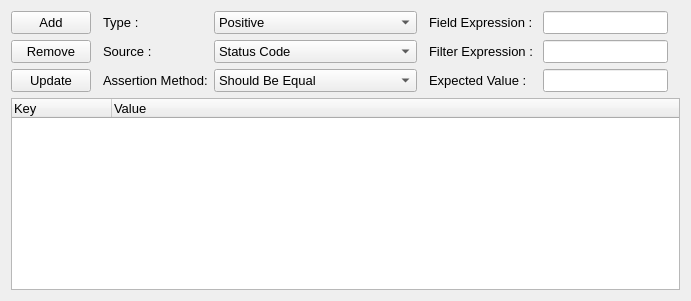
                <widget class="QWidget" name="tab_6">
                 <attribute name="title">
                  <string>Assertion</string>
                 </attribute>
                 <layout class="QHBoxLayout" name="horizontalLayout_4">
                  <item>
                   <layout class="QGridLayout" name="gridLayout_17">
                    <item row="3" column="0" colspan="9">
                     <widget class="QTreeWidget" name="table_assertion_rule">
                      <property name="font">
                       <font>
                        <family>Segoe UI</family>
                        <pointsize>10</pointsize>
                       </font>
                      </property>
                      <column>
                       <property name="text">
                        <string>Key</string>
                       </property>
                      </column>
                      <column>
                       <property name="text">
                        <string>Value</string>
                       </property>
                      </column>
                     </widget>
                    </item>
                    <item row="1" column="6">
                     <widget class="QLineEdit" name="textbox_assertion_rule_expression">
                      <property name="font">
                       <font>
                        <family>Segoe UI</family>
                        <pointsize>10</pointsize>
                       </font>
                      </property>
                     </widget>
                    </item>
                    <item row="2" column="3">
                     <widget class="QComboBox" name="comboBox_assertion_method">
                      <property name="maximumSize">
                       <size>
                        <width>16777215</width>
                        <height>16777215</height>
                       </size>
                      </property>
                      <property name="font">
                       <font>
                        <family>Segoe UI</family>
                        <pointsize>10</pointsize>
                       </font>
                      </property>
                      <item>
                       <property name="text">
                        <string>Should Be Equal</string>
                       </property>
                      </item>
                      <item>
                       <property name="text">
                        <string>Should Be True</string>
                       </property>
                      </item>
                      <item>
                       <property name="text">
                        <string>Should Be Contain</string>
                       </property>
                      </item>
                      <item>
                       <property name="text">
                        <string>Should Not Contain</string>
                       </property>
                      </item>
                      <item>
                       <property name="text">
                        <string>Should Be Empty</string>
                       </property>
                      </item>
                      <item>
                       <property name="text">
                        <string>Should Not Be Empty</string>
                       </property>
                      </item>
                      <item>
                       <property name="text">
                        <string>Should Not Be True</string>
                       </property>
                      </item>
                      <item>
                       <property name="text">
                        <string>Should Be Equal</string>
                       </property>
                      </item>
                      <item>
                       <property name="text">
                        <string>Should Be Equal As Integers</string>
                       </property>
                      </item>
                      <item>
                       <property name="text">
                        <string>Should Be Equal As Numbers</string>
                       </property>
                      </item>
                      <item>
                       <property name="text">
                        <string>Should Be Equal As Strings</string>
                       </property>
                      </item>
                     </widget>
                    </item>
                    <item row="2" column="6">
                     <widget class="QLineEdit" name="textbox_assertion_rule_expected_value">
                      <property name="font">
                       <font>
                        <family>Segoe UI</family>
                        <pointsize>10</pointsize>
                       </font>
                      </property>
                     </widget>
                    </item>
                    <item row="1" column="2">
                     <widget class="QLabel" name="label_assertion_type_2">
                      <property name="font">
                       <font>
                        <family>Segoe UI</family>
                        <pointsize>10</pointsize>
                       </font>
                      </property>
                      <property name="text">
                       <string>Source :</string>
                      </property>
                     </widget>
                    </item>
                    <item row="0" column="0">
                     <widget class="QPushButton" name="btn_add_assertion_rule">
                      <property name="font">
                       <font>
                        <family>Segoe UI</family>
                        <pointsize>10</pointsize>
                       </font>
                      </property>
                      <property name="text">
                       <string>Add</string>
                      </property>
                     </widget>
                    </item>
                    <item row="0" column="3">
                     <widget class="QComboBox" name="comboBox_assertion_type">
                      <property name="font">
                       <font>
                        <family>Segoe UI</family>
                        <pointsize>10</pointsize>
                       </font>
                      </property>
                      <item>
                       <property name="text">
                        <string>Positive</string>
                       </property>
                      </item>
                      <item>
                       <property name="text">
                        <string>Negative</string>
                       </property>
                      </item>
                     </widget>
                    </item>
                    <item row="2" column="0">
                     <widget class="QPushButton" name="btn_update_assertion_rule">
                      <property name="font">
                       <font>
                        <family>Segoe UI</family>
                        <pointsize>10</pointsize>
                       </font>
                      </property>
                      <property name="text">
                       <string>Update</string>
                      </property>
                     </widget>
                    </item>
                    <item row="1" column="0">
                     <widget class="QPushButton" name="btn_remove_assertion_rule">
                      <property name="font">
                       <font>
                        <family>Segoe UI</family>
                        <pointsize>10</pointsize>
                       </font>
                      </property>
                      <property name="text">
                       <string>Remove</string>
                      </property>
                     </widget>
                    </item>
                    <item row="0" column="2">
                     <widget class="QLabel" name="label_assertion_type">
                      <property name="font">
                       <font>
                        <family>Segoe UI</family>
                        <pointsize>10</pointsize>
                       </font>
                      </property>
                      <property name="text">
                       <string>Type :</string>
                      </property>
                     </widget>
                    </item>
                    <item row="2" column="5">
                     <widget class="QLabel" name="label_6">
                      <property name="font">
                       <font>
                        <family>Segoe UI</family>
                        <pointsize>10</pointsize>
                       </font>
                      </property>
                      <property name="text">
                       <string>Expected Value : </string>
                      </property>
                     </widget>
                    </item>
                    <item row="2" column="2">
                     <widget class="QLabel" name="label_assertion_type_3">
                      <property name="font">
                       <font>
                        <family>Segoe UI</family>
                        <pointsize>10</pointsize>
                       </font>
                      </property>
                      <property name="text">
                       <string>Assertion Method:</string>
                      </property>
                     </widget>
                    </item>
                    <item row="1" column="3">
                     <widget class="QComboBox" name="comboBox_assertion_source">
                      <property name="font">
                       <font>
                        <family>Segoe UI</family>
                        <pointsize>10</pointsize>
                       </font>
                      </property>
                      <item>
                       <property name="text">
                        <string>Status Code</string>
                       </property>
                      </item>
                      <item>
                       <property name="text">
                        <string>Body</string>
                       </property>
                      </item>
                      <item>
                       <property name="text">
                        <string>Header</string>
                       </property>
                      </item>
                     </widget>
                    </item>
                    <item row="1" column="5">
                     <widget class="QLabel" name="label_7">
                      <property name="font">
                       <font>
                        <family>Segoe UI</family>
                        <pointsize>10</pointsize>
                       </font>
                      </property>
                      <property name="text">
                       <string>Filter Expression : </string>
                      </property>
                     </widget>
                    </item>
                    <item row="0" column="5">
                     <widget class="QLabel" name="label_8">
                      <property name="font">
                       <font>
                        <family>Segoe UI</family>
                        <pointsize>10</pointsize>
                       </font>
                      </property>
                      <property name="text">
                       <string>Field Expression : </string>
                      </property>
                     </widget>
                    </item>
                    <item row="0" column="6">
                     <widget class="QLineEdit" name="textbox_assertion_rule_field_expression">
                      <property name="font">
                       <font>
                        <family>Segoe UI</family>
                        <pointsize>10</pointsize>
                       </font>
                      </property>
                     </widget>
                    </item>
                   </layout>
                  </item>
                 </layout>
                </widget>
